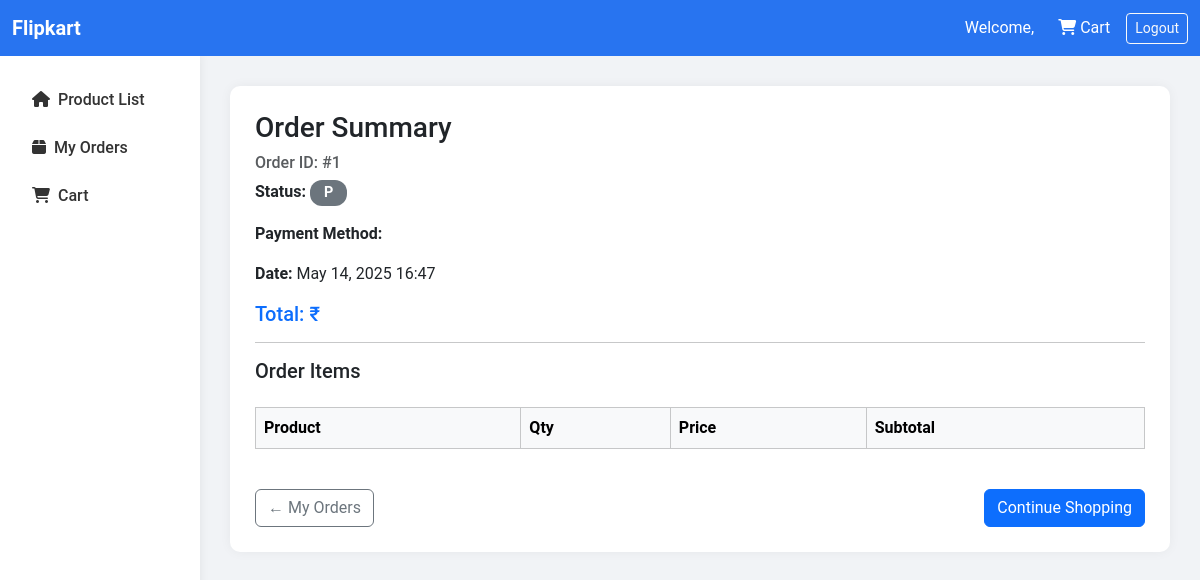
Screenshot of /order-summary/1/ with the database file from the repository.
### customer/models.py (models this page shows, shortened)
class Order(models.Model):
    STATUS_CHOICES = [
        ('P', 'Pending'),
        ('S', 'Shipped'),
        ('D', 'Delivered'),
        ('R', 'Returned'),
        ('C', 'Cancelled'),
    ]
    REFUND_STATUS_CHOICES = [
        ('N', 'No Refund'),
        ('P', 'Pending Refund'),
        ('C', 'Refunded'),
    ]
    user = models.ForeignKey(User, on_delete=models.CASCADE)
    status = models.CharField(max_length=1, choices=STATUS_CHOICES, default='P')
    refund_status = models.CharField(max_length=1, choices=REFUND_STATUS_CHOICES, default='N')
    return_requested = models.BooleanField(default=False)
    return_reason = models.TextField(blank=True, null=True)
    total = models.DecimalField(max_digits=10, decimal_places=2, default=0)
    created_at = models.DateTimeField(auto_now_add=True)

### customer/views.py (the view)
# urls.py: path('order-summary/<int:order_id>/', views.order_summary, name='order_summary'),
def order_summary(request, order_id):
    order = get_object_or_404(Order, id=order_id)
    return render(request, 'customer/order_summary.html', {'order': order})

### customer/templates/customer/order_summary.html (shortened to what this page needs)
{% load static %}
<!DOCTYPE html>
<html lang="en">
<head>
    <link href="https://cdn.jsdelivr.net/npm/bootstrap@5.3.3/dist/css/bootstrap.min.css" rel="stylesheet">
    <link rel="stylesheet" href="https://cdnjs.cloudflare.com/ajax/libs/font-awesome/6.5.0/css/all.min.css">
</head>
<body>
<nav class="navbar navbar-expand-lg">
    <div class="container-fluid">
        <a class="navbar-brand fw-bold" href="{% url 'product_list' %}">Flipkart</a>
        <div class="d-flex ms-auto align-items-center">
            <span class="username me-4">Welcome, {{ request.user.username }}</span>
            <a class="nav-link me-3" href="{% url 'cart' %}"><i class="fas fa-shopping-cart"></i> Cart</a>
            <a class="btn btn-outline-light btn-sm" href="{% url 'logout' %}">Logout</a>
        </div>
    </div>
</nav>
<div class="container-fluid">
    <div class="row">
        <div class="col-md-2 sidebar">
            <a href="{% url 'product_list' %}"><i class="fas fa-home me-2"></i>Product List</a>
            <a href="{% url 'my_orders' %}"><i class="fas fa-box me-2"></i>My Orders</a>
            <a href="{% url 'cart' %}"><i class="fas fa-shopping-cart me-2"></i>Cart</a>
        </div>
        <div class="col-md-10 content">
            <div class="order-card">
                <h3 class="mb-2">Order Summary</h3>
                <h6 class="text-muted">Order ID: #{{ order.id }}</h6>
                <p><strong>Status:</strong>
                    <span class="badge badge-status
                        {% if order.status == 'Delivered' %} bg-success
                        {% elif order.status == 'Shipped' %} bg-info
                        {% elif order.status == 'Pending' %} bg-warning text-dark
                        {% else %} bg-secondary
                        {% endif %}
                    ">{{ order.status }}</span>
                </p>
                <p><strong>Payment Method:</strong> {{ order.payment_method }}</p>
                <p><strong>Date:</strong> {{ order.created_at|date:"M d, Y H:i" }}</p>
                <h5 class="mt-3 text-primary">Total: ₹{{ order.total_price|floatformat:2 }}</h5>
                <hr>
                <h5>Order Items</h5>
                <div class="table-responsive">
                    <table class="table table-bordered mt-3">
                        <thead class="table-light">
                            <tr>
                                <th>Product</th>
                                <th>Qty</th>
                                <th>Price</th>
                                <th>Subtotal</th>
                            </tr>
                        </thead>
                    </table>
                </div>
                <div class="d-flex justify-content-between mt-4">
                    <a href="{% url 'my_orders' %}" class="btn btn-outline-secondary">← My Orders</a>
                    <a href="{% url 'product_list' %}" class="btn btn-primary">Continue Shopping</a>
                </div>
            </div>
        </div>
    </div>
</div>
</body>
</html>

### customer/templates/customer/order_summary.html (style rules this page uses)
body { background-color: #f1f3f6; font-family: 'Roboto', sans-serif; }
.navbar { background-color: #2874f0; }
.navbar-brand, .nav-link, .username { color: white !important; }
.sidebar { background-color: white; height: 100vh; padding-top: 20px; box-shadow: 2px 0 8px rgba(0,0,0,0.05); }
.sidebar a { display: block; padding: 12px 20px; color: #333; text-decoration: none; font-weight: 500; }
.content { padding: 30px; }
.order-card { background-color: white; border-radius: 10px; padding: 25px; box-shadow: 0 0 12px rgba(0,0,0,0.05); }
.badge-status { font-size: 0.9rem; padding: 6px 14px; border-radius: 12px; }

### rows the page displays
Order: id "1", status "P", created_at "May 14, 2025 16:47"
